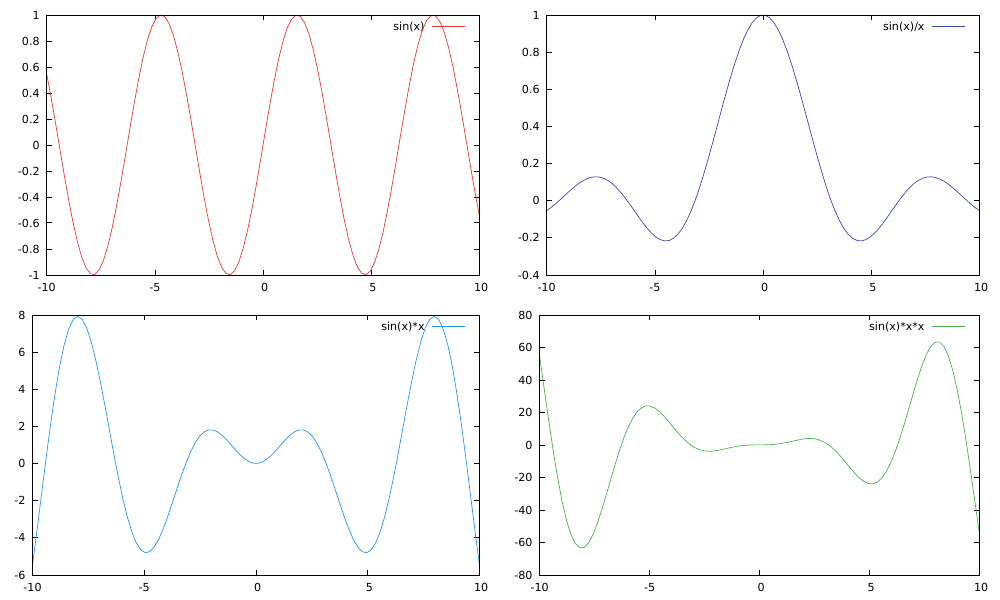

This chart was generated by the following gnuplot code:
#!/usr/bin/gnuplot

set terminal svg
set output 'multi.svg'

set multiplot layout 2, 2
plot sin(x)	linecolor rgb '#e53935'
plot sin(x)/x	linecolor rgb '#3949ab'
plot sin(x)*x	linecolor rgb '#2196f3'
plot sin(x)*x*x	linecolor rgb '#4caf50'
unset multiplot
